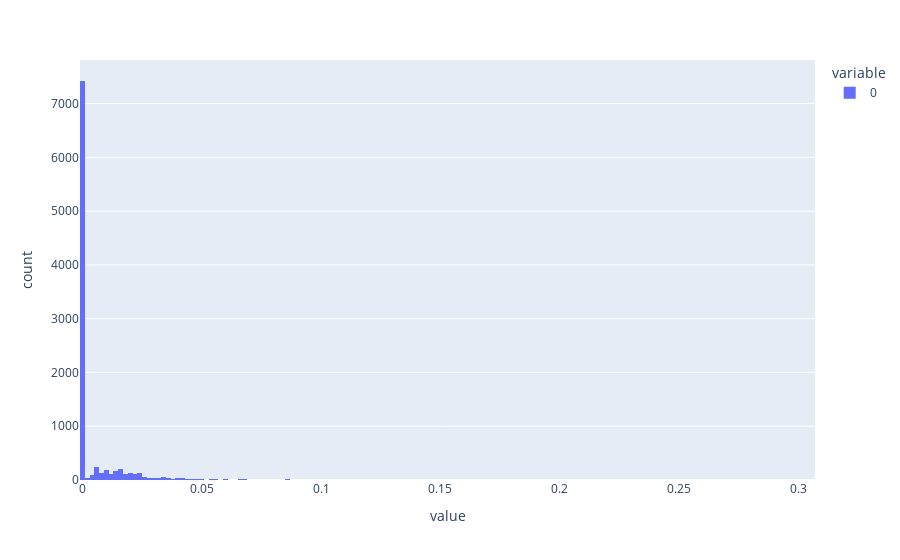

The cell this chart's notebook holds for it:
### Code cell
# display rating distribution for user
px.histogram(infered_ratings.loc[0].to_numpy())

### Figure 1 — Plotly figure (JSON) as saved in the notebook; plotly's stock layout.template omitted (floating-point values rounded to 4 significant figures; data arrays with more than 128 entries replaced by an {"elided": "..."} marker saying what was removed)
{"data": [{"alignmentgroup": "True", "bingroup": "x", "hovertemplate": "variable=0<br>value=%{x}<br>count=%{y}<extra></extra>", "legendgroup": "0", "marker": {"color": "#636efa", "pattern": {"shape": ""}}, "name": "0", "offsetgroup": "0", "orientation": "v", "showlegend": true, "type": "histogram", "x": {"elided": "9724 float values"}, "xaxis": "x", "yaxis": "y"}], "layout": {"barmode": "relative", "legend": {"title": {"text": "variable"}, "tracegroupgap": 0}, "margin": {"t": 60}, "xaxis": {"anchor": "y", "domain": [0, 1], "title": {"text": "value"}}, "yaxis": {"anchor": "x", "domain": [0, 1], "title": {"text": "count"}}}}
